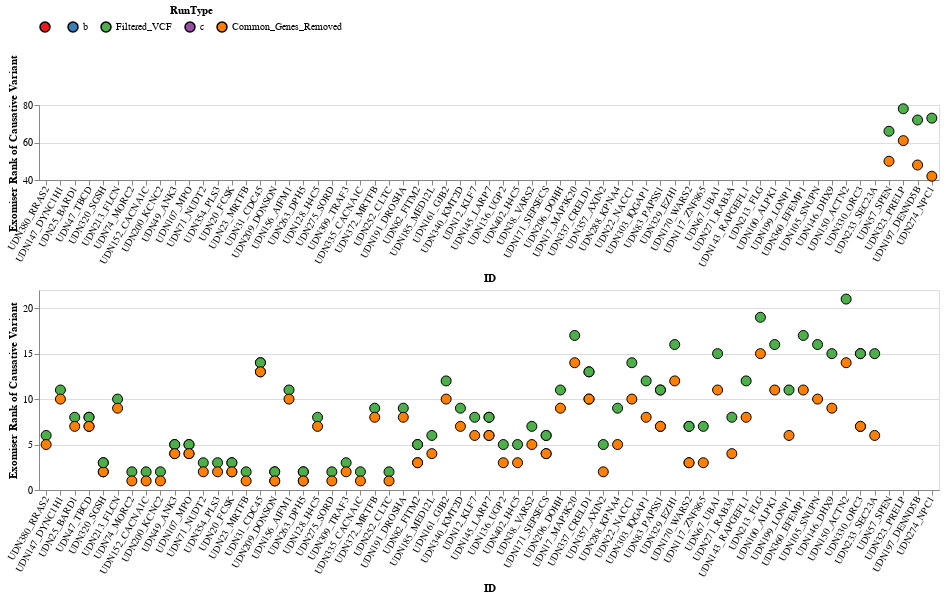

Notebook cell for this chart:
### Code cell
alt.vconcat(big_change, changed, spacing=5).resolve_scale(x="shared")

### Figure 1 — Vega-Lite specification as saved in the notebook (floating-point values rounded to 4 significant figures; data arrays with more than 128 entries replaced by an {"elided": "..."} marker saying what was removed)
{"config": {"view": {"continuousWidth": 300, "continuousHeight": 300}}, "vconcat": [{"data": {"name": "data-0e50bbb9d7379d28ebfbc7db635331d1"}, "mark": {"type": "circle", "filled": true, "opacity": 1, "size": 100, "stroke": "black", "strokeWidth": 1}, "encoding": {"color": {"field": "RunType", "legend": {"direction": "horizontal", "orient": "top", "titleAnchor": "middle"}, "scale": {"domain": ["", "b", "Filtered_VCF", "c", "Common_Genes_Removed"], "scheme": "set1"}, "sort": ["Common_Genes_Removed", "Filtered"], "type": "nominal"}, "tooltip": [{"field": "RunType", "type": "nominal"}, {"field": "ID", "type": "nominal"}, {"field": "Rank", "type": "quantitative"}, {"field": "Diff", "type": "quantitative"}], "x": {"axis": {"labelAngle": -60}, "field": "ID", "scale": {"domain": {"elided": "156 str values"}}, "sort": {"elided": "156 str values"}, "type": "nominal"}, "y": {"field": "Rank", "scale": {"domain": [40, 80]}, "title": "Exomiser Rank of Causative Variant", "type": "quantitative"}}, "height": 75, "width": 900}, {"data": {"name": "data-625f8fb53ef89a662f3bf24521b35f3c"}, "mark": {"type": "circle", "filled": true, "opacity": 1, "size": 100, "stroke": "black", "strokeWidth": 1}, "encoding": {"color": {"field": "RunType", "legend": {"direction": "horizontal", "orient": "top", "titleAnchor": "middle"}, "scale": {"domain": ["", "b", "Filtered_VCF", "Common_Genes_Removed"], "scheme": "set1"}, "sort": ["Common_Genes_Removed", "Filtered"], "type": "nominal"}, "tooltip": [{"field": "RunType", "type": "nominal"}, {"field": "ID", "type": "nominal"}, {"field": "Rank", "type": "quantitative"}, {"field": "Diff", "type": "quantitative"}], "x": {"axis": {"labelAngle": -60}, "field": "ID", "scale": {"domain": {"elided": "156 str values"}}, "type": "nominal"}, "y": {"field": "Rank", "title": "Exomiser Rank of Causative Variant", "type": "quantitative"}}, "height": 200, "width": 900}], "resolve": {"scale": {"x": "shared"}}, "spacing": 5, "$schema": "https://vega.github.io/schema/vega-lite/v5.17.0.json", "datasets": {"data-0e50bbb9d7379d28ebfbc7db635331d1": [{"ID": "UDN57_SPEN", "Rank": 50.0, "Diff": 16.0, "RunType": "Common_Genes_Removed"}, {"ID": "UDN57_SPEN", "Rank": 66.0, "Diff": 16.0, "RunType": "Filtered_VCF"}, {"ID": "UDN323_PRELP", "Rank": 61.0, "Diff": 17.0, "RunType": "Common_Genes_Removed"}, {"ID": "UDN323_PRELP", "Rank": 78.0, "Diff": 17.0, "RunType": "Filtered_VCF"}, {"ID": "UDN197_DENND5B", "Rank": 72.0, "Diff": 24.0, "RunType": "Filtered_VCF"}, {"ID": "UDN197_DENND5B", "Rank": 48.0, "Diff": 24.0, "RunType": "Common_Genes_Removed"}, {"ID": "UDN274_NPC1", "Rank": 73.0, "Diff": 31.0, "RunType": "Filtered_VCF"}, {"ID": "UDN274_NPC1", "Rank": 42.0, "Diff": 31.0, "RunType": "Common_Genes_Removed"}], "data-625f8fb53ef89a662f3bf24521b35f3c": {"elided": "148 records"}}}
